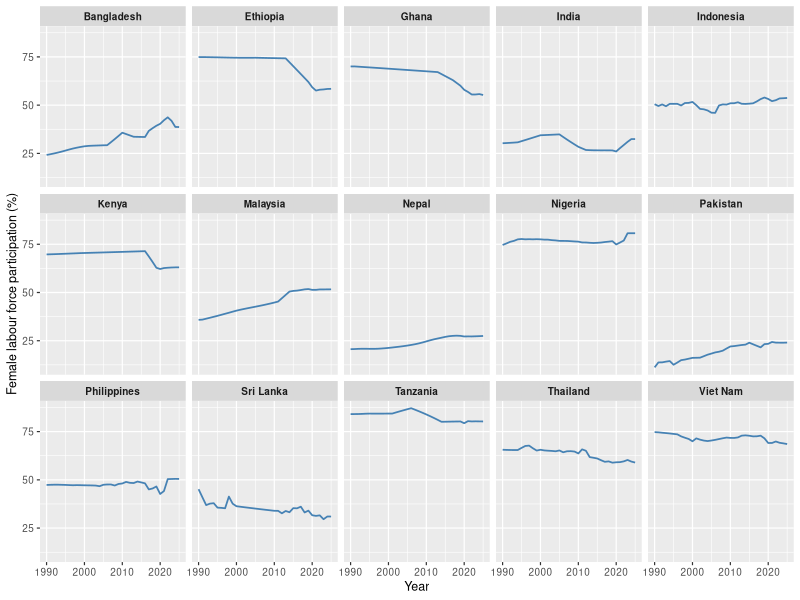

This figure's R source:
# scripts/fig_02_flfp/r_ggplot2.R
library(ggplot2)
library(readr)

setwd("C:/Users/Rafi/OneDrive - Higher Education Commission/02 COMSATS Assignments/Fall 2026/ECO346 Data Visualization Techniques for Economists/Typst_DVTE_V1")

wdi <- read_csv("data/wdi_panel.csv")

p <- ggplot(wdi, aes(year, lfp_female)) +
  geom_line(colour = "steelblue", linewidth = 0.6) +
  facet_wrap(~ country, ncol = 5) +
  labs(x = "Year", y = "Female labour force participation (%)") +
  theme_grey(base_size = 9) +
  theme(strip.text = element_text(face = "bold"))

ggsave("Chapters/Figures/fig_02_flfp_R.svg", p, width = 9, height = 6)
